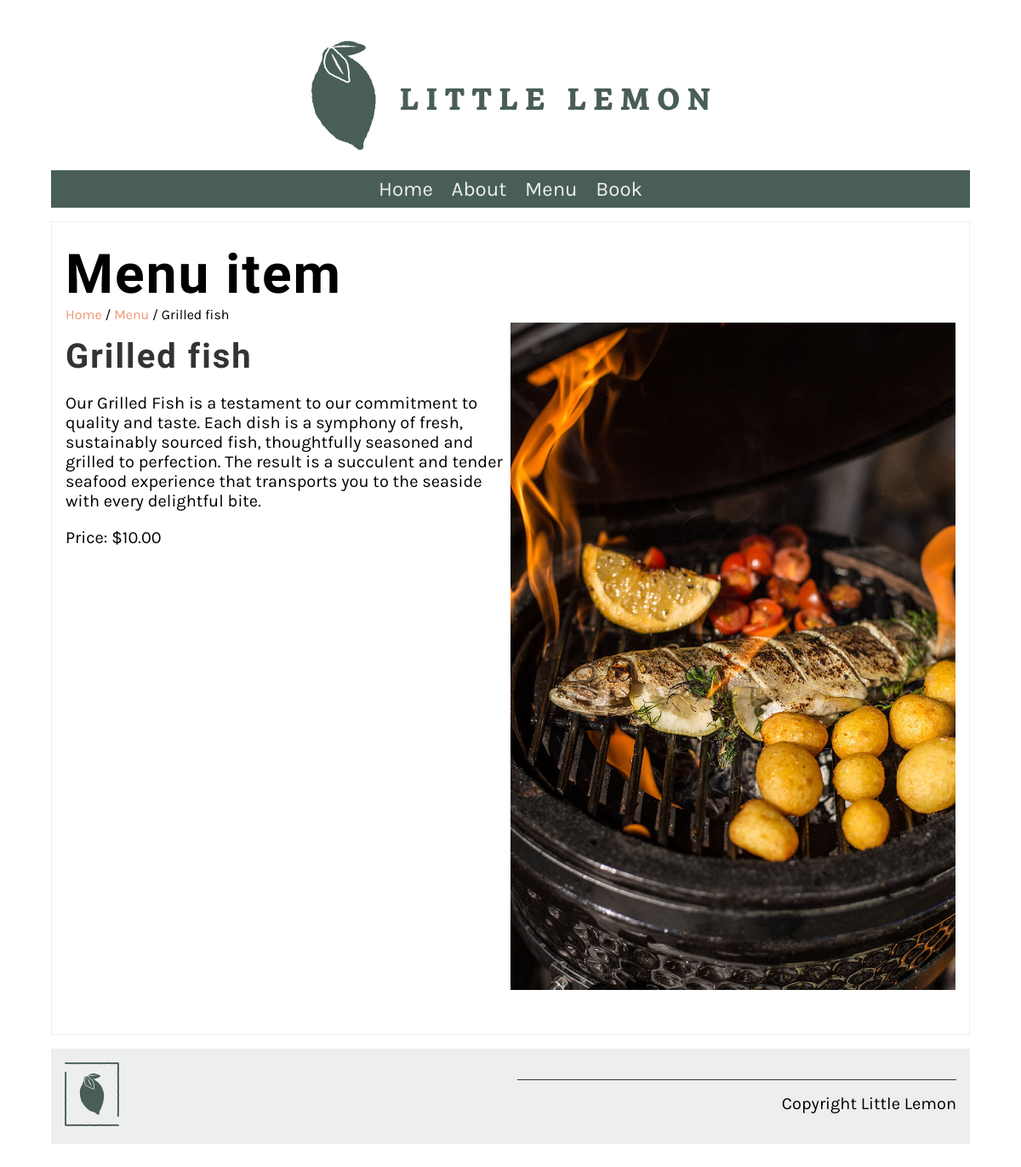
The app's page /menu_item/3/ with its own data.
### restaurant/models.py (models this page shows, shortened)
class Menu(models.Model):
   name = models.CharField(max_length=200)
   price = models.IntegerField()
   menu_item_description = models.TextField(max_length=1000, default="")

### restaurant/views.py (the view)
# urls.py: path('menu_item/<int:pk>/', views.display_menu_items, name="menu_item"),
def display_menu_items(request, pk=None):
    if pk:
        menu_item = Menu.objects.get(pk=pk)
    else:
        menu_item = ""
    return render(request, 'menu_item.html', {'menu_item': menu_item})

### restaurant/templates/menu_item.html
{% extends 'base.html' %}
{% load static %}
{% block content %}
<section>
    <article>
        <h1>Menu item</h1>
        <span>
            <a href="{% url 'home' %}">Home</a> /
            <a href="{% url 'menu' %}">Menu</a> /
            {{menu_item.name}}
        </span>
        <div class="row">
            <div class="column">
                <h2>
                    {{menu_item.name}}
                </h2>
                <p>
                    {{menu_item.menu_item_description}}
                </p>
                <p>
                    Price: ${{menu_item.price}}.00
                </p>
            </div>
            <div class="column">
                <img src="/restaurant/static/img/menu_items/{{menu_item.name}}.jpg" alt="{{ menu_item.name}}" />
            </div>
        </div>
    </article>
</section>
{% endblock %}

### restaurant/static/css/style.css (style rules this page uses)
body { font-family: 'Karla', sans-serif; margin-top: 3rem; margin-bottom: 3rem; margin-left: 5%; margin-right: 5%; }
h1, h2, h3, h4, h5, h6 { font-family: 'Markazi Text', serif; letter-spacing: 2px;; }
h1 { font-size: 4rem; margin-top: 1.5rem; margin-bottom: 0; }
h2 { font-size: 2.5rem; color: #333333; margin:1rem 0; }
p, ul { font-size: 1.25rem;; }
a { color: #EE9972; text-decoration: none; }
section { display: flex; gap: 2rem 1rem; margin-top: 1rem; margin-bottom: 1rem; flex-direction: row; }
article { flex:1; }
article img { max-width: 100%; }
main article { border: 1px solid #EDEFEE; padding-left: 1rem; padding-right: 1rem; }
.row { display: flex; flex-direction: row; width: 100%; padding-bottom: 1rem; }
.column { flex-basis: 50%; margin-bottom: 1rem; padding-bottom: 1rem; }

### records on screen
Menu: name "Grilled fish", menu_item_description "Our Grilled Fish is a testament to our commitment to quality and taste. Each dish is a symphony of fresh, sustainably sourced fish, thoughtfully seasoned and grilled to perfection. The result is a succulent and tender seafood experience that transports you to the seaside with every delightful bite.", price "10", name (picture)
